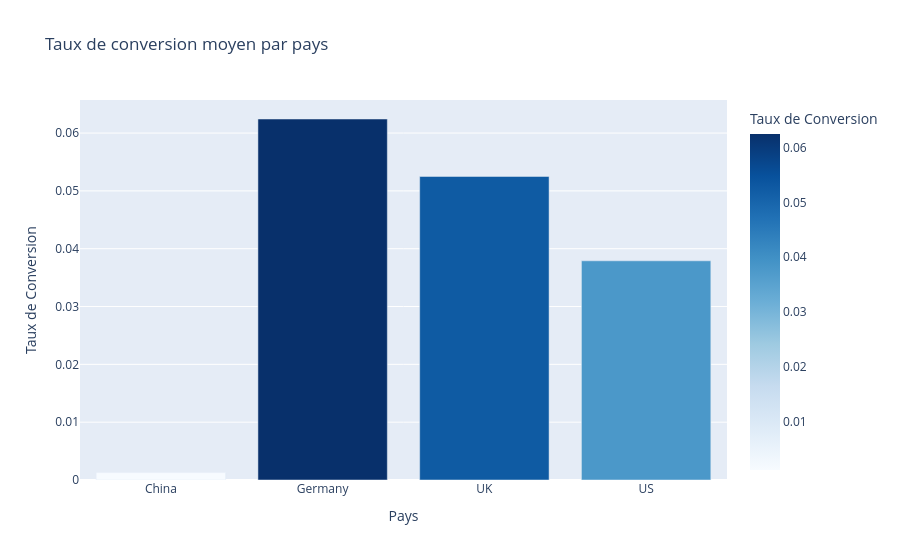

The code cell stored with this chart in its notebook:
### Markdown cell above
# 1. Chargement et exploration des donnés d'entrainements (EDA)

### Code cell
print("--- 1. CHARGEMENT ET EDA ---")
df = pd.read_csv('../data/conversion_data_train.csv')
print('Set with labels (our train+test) :', df.shape)
display(df.head())

print("\nBasics statistics: ")
display(df.describe(include="all"))

# EDA 1 : Analyse de la distribution de l'âge (Détection des Outliers - Matplotlib/Seaborn)
import seaborn as sns
import matplotlib.pyplot as plt

plt.figure(figsize=(10, 5))
sns.histplot(df['age'], bins=50, kde=True, color='#23B1AB')
plt.title("Distribution de l'âge des utilisateurs (Détection visuelle des anomalies)", fontsize=14, fontweight='bold')
plt.xlabel("Âge", fontsize=12)
plt.ylabel("Nombre d'utilisateurs", fontsize=12)
# Ajout d'une ligne verticale rouge pour marquer la limite du filtrage (ex: 100 ans)
plt.axvline(x=100, color='red', linestyle='--', linewidth=2, label="Seuil de filtrage (100 ans)")
plt.legend()
plt.show()

# EDA 2 : Taux de conversion par Pays (Plotly)
conversion_by_country = df.groupby('country')['converted'].mean().reset_index()
fig_country = px.bar(
    conversion_by_country, 
    x='country', y='converted', 
    title="Taux de conversion moyen par pays",
    labels={'converted': 'Taux de Conversion', 'country': 'Pays'},
    color='converted',
    color_continuous_scale='Blues'
)
fig_country.show()

### Figure 1 — Plotly figure (JSON) as saved in the notebook; plotly's stock layout.template omitted (floating-point values rounded to 4 significant figures)
{"data": [{"hovertemplate": "Pays=%{x}<br>Taux de Conversion=%{marker.color}<extra></extra>", "legendgroup": "", "marker": {"color": [0.001288, 0.06243, 0.0525, 0.03791], "coloraxis": "coloraxis", "pattern": {"shape": ""}}, "name": "", "orientation": "v", "showlegend": false, "textposition": "auto", "type": "bar", "x": ["China", "Germany", "UK", "US"], "xaxis": "x", "y": [0.001288, 0.06243, 0.0525, 0.03791], "yaxis": "y"}], "layout": {"barmode": "relative", "coloraxis": {"colorbar": {"title": {"text": "Taux de Conversion"}}, "colorscale": [[0, "rgb(247,251,255)"], [0.125, "rgb(222,235,247)"], [0.25, "rgb(198,219,239)"], [0.375, "rgb(158,202,225)"], [0.5, "rgb(107,174,214)"], [0.625, "rgb(66,146,198)"], [0.75, "rgb(33,113,181)"], [0.875, "rgb(8,81,156)"], [1, "rgb(8,48,107)"]]}, "legend": {"tracegroupgap": 0}, "title": {"text": "Taux de conversion moyen par pays"}, "xaxis": {"anchor": "y", "domain": [0, 1], "title": {"text": "Pays"}}, "yaxis": {"anchor": "x", "domain": [0, 1], "title": {"text": "Taux de Conversion"}}}}
